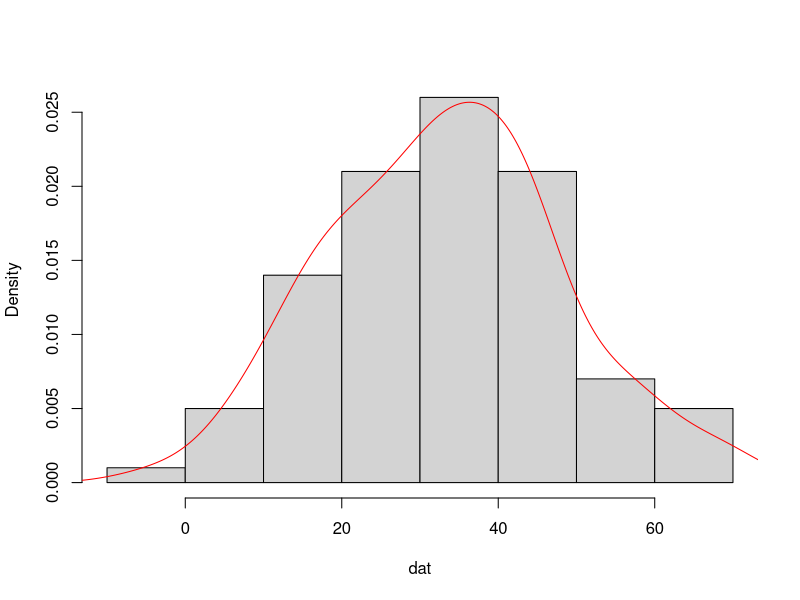
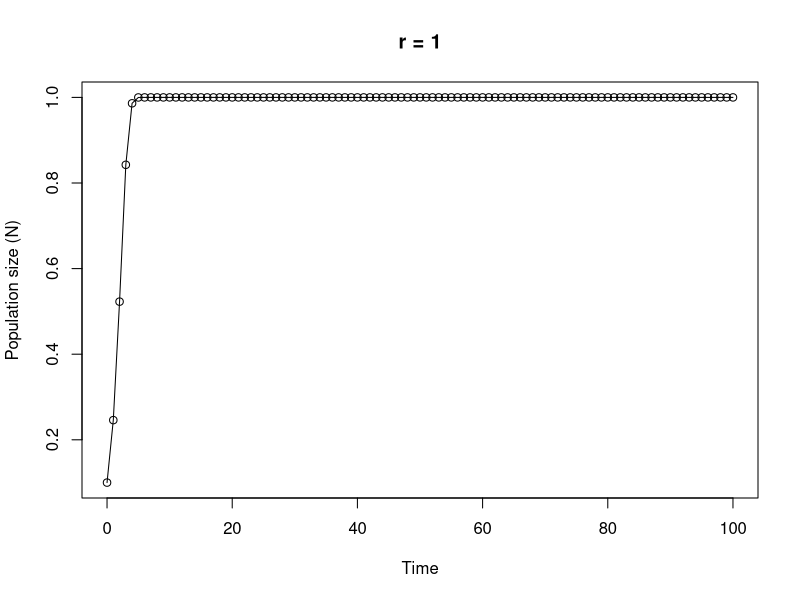

R code for these plots, in order:
## ----Q1, echo=SOLUTIONS-------------------------------------------------------

# area of a circle
# the equation to calculate the area of a circle is pi * radius^2

circle_area <- function(d){ 
	pi * (d/2)^2
}

# to use your new function on a circle with a diameter of 3.4 cm

circle_area(3.4)
# [1] 9.079203

# to test on a vector of diameters
# first create a vector with diameters ranging from 0 to 50 in steps of 10

cir_diam <- seq(from = 0, to = 50, by = 10)

# test your function

circle_area(cir_diam)
# [1]    0.00000   78.53982  314.15927  706.85835 1256.63706 1963.49541


## ----Q2, echo=SOLUTIONS, tidy = TRUE------------------------------------------

far_cent <- function(a){
	val <- (a-32)*5/9
	print(paste("Fahrenheit: ", round(a, digits = 3), "oF",sep = " "), quote = FALSE)# round 3dp
	print(paste("Centigrade: ", round(val, digits = 3), "oC", sep = " "), quote = FALSE)# round 3dp
}

# alternative Fahrenheit to centigrade using cat function

far_cent2 <- function(a){
	val <- (a - 32) * 5/9	#calculation
	cat("Fahrenheit: ", round(a, digits = 3), "oF", "\n")   # use cat function
	cat("Centigrade: ", round(val, digits = 3), "oC", "\n")   
}


## ----Q3, echo=SOLUTIONS-------------------------------------------------------

# Create a vector of normally distributed data
# length 100, mean 35 and standard deviation of 29

vals <- rnorm(100, 35, 15)	# create some norm dist data mean 35, sd = 15

summary_fun <- function(dat){
	mymean <- round(mean(dat), digits = 4)      	# calc mean
	mymedian <- round(median(dat), digits = 4)    # calc median
	mymin <- round(min(dat), digits = 4)          # calc min
	mymax <- round(max(dat), digits = 4)          # calc max
	print(paste("mean:", mymean, sep = " "), quote = FALSE)     # print mean
	print(paste("median:", mymedian, sep = " "), quote = FALSE)     # print median
	print(paste("range:", "from:", mymin, "to", mymax, sep = " "), quote = FALSE) 
	dens <- density(dat)                          # estimate density curve
	hist(dat, main = "",type = "l",freq = FALSE)  # plot histogram
	lines(dens, lty = 1, col = "red")             # plot density curve
}

# use the function
summary_fun(vals)


## ----Q4, echo=SOLUTIONS-------------------------------------------------------

# calculate a median

ourmedian <- function(x){
	n <- length(x)
	if (n %% 2 == 1)      # odd numbers
	  sort(x)[(n + 1)/2]  # find the middle number by adding 1 to length and div 2
	else {                # even numbers
	  middletwo <- sort(x)[(n/2) + 0:1]   #find the two middle numbers
	  mean(middletwo)
	  }
}

# use the function
mydat <- sample(1:50, size = 10, replace = TRUE )

# our function
ourmedian(mydat)

# R median function
median(mydat)


## ----Q5, echo=SOLUTIONS, tidy = TRUE------------------------------------------

# function to simulate Ricker model

Ricker_model <- function(nzero, r, time, K=1){     # sets initial parameters
  N <- numeric(time + 1)    # creates a real vector of length time+1 to store values of Nt+1
  N[1] <- nzero             # sets initial population size in first element of N
  for (i in 1:time) {				# loops over time
      N[i+1] <- N[i]*exp(r*(1 - N[i]/K))    
  }
  Time <- 0:time   					 # creates vector for x axis
  plot(Time, N, type = "o", xlim = c(0, time), xlab = "Time", ylab = "Population size (N)", main = paste("r =", r, sep=" "))   # plots     output
}

# To run
# play around with the different parameters, especially r
Ricker_model(nzero=0.1,r=1,time=100)
